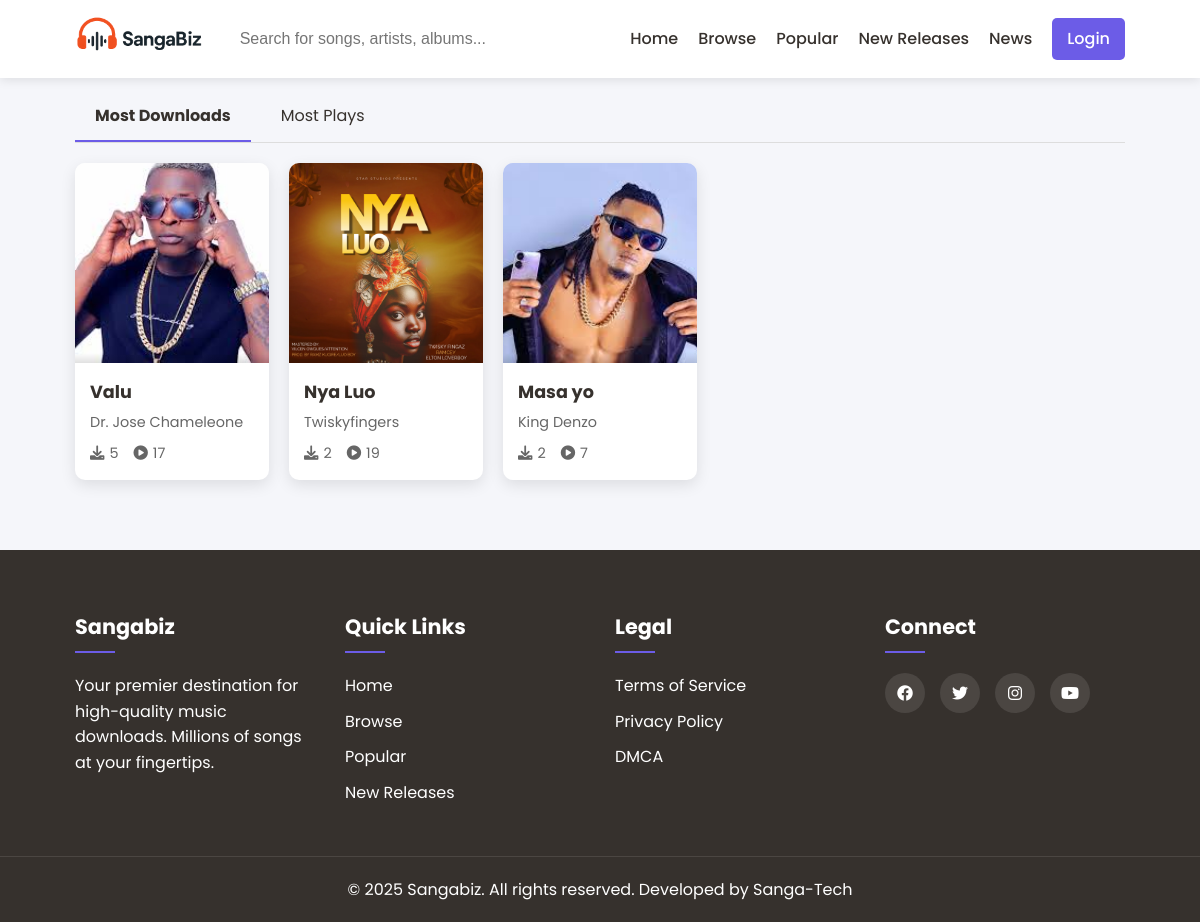
Page /popular/ on the committed database.
### music/models.py (models this page shows, shortened)
class Song(models.Model):
    QUALITY_CHOICES = [
        ('128', '128 kbps'),
        ('192', '192 kbps'),
        ('320', '320 kbps'),
        ('FLAC', 'Lossless FLAC'),
    ]
    title = models.CharField(max_length=200)
    artist = models.ForeignKey(
        Artist,
        on_delete=models.CASCADE,
        related_name='songs'
    )
    album = models.ForeignKey(
        Album,
        on_delete=models.CASCADE,
        related_name='songs'
    )
    slug = models.SlugField(max_length=200, blank=True)
    duration = models.PositiveIntegerField(
        help_text="Duration in seconds",
        validators=[MinValueValidator(1)]
    )
    genre = models.ForeignKey(
        Genre,
        on_delete=models.SET_NULL,
        null=True,
        blank=True,
        related_name='songs'
    )
    audio_file = models.FileField(
        upload_to=song_upload_path,
        validators=[FileExtensionValidator(['mp3', 'wav', 'flac'])]
    )
    audio_file_quality = models.CharField(
        max_length=10,
        choices=QUALITY_CHOICES,
        default='320'
    )
    lyrics = models.TextField(blank=True)
    copyright = models.TextField(blank=True)
    is_explicit = models.BooleanField(default=False)
    is_featured = models.BooleanField(default=False)
    download_count = models.PositiveIntegerField(default=0)
    play_count = models.PositiveIntegerField(default=0)
    created_at = models.DateTimeField(auto_now_add=True)
    updated_at = models.DateTimeField(auto_now=True)
    views = models.PositiveIntegerField(default=0)
    class Meta:
        ordering = ['title']
        unique_together = ('artist', 'album', 'slug')
        verbose_name = 'song'
        verbose_name_plural = 'songs'

class Album(models.Model):
    title = models.CharField(max_length=200)
    artist = models.ForeignKey(
        Artist,
        on_delete=models.CASCADE,
        related_name='albums'
    )
    slug = models.SlugField(max_length=200, blank=True)
    cover = models.ImageField(
        upload_to=album_cover_upload_path,
        help_text="Album cover art"
    )
    release_date = models.DateField()
    genres = models.ManyToManyField(Genre, related_name='albums')
    description = models.TextField(blank=True)
    created_at = models.DateTimeField(auto_now_add=True)
    updated_at = models.DateTimeField(auto_now=True)
    class Meta:
        ordering = ['-release_date']
        unique_together = ('artist', 'slug')
        verbose_name = 'album'
        verbose_name_plural = 'albums'

class Artist(models.Model):
    name = models.CharField(max_length=200)
    slug = models.SlugField(max_length=200, unique=True, blank=True)
    bio = models.TextField(blank=True)
    image = models.ImageField(
        upload_to=artist_image_upload_path,
        blank=True,
        null=True,
        help_text="Artist profile picture"
    )
    genres = models.ManyToManyField(Genre, related_name='artists')
    website = models.URLField(blank=True)
    facebook = models.URLField(blank=True)
    twitter = models.URLField(blank=True)
    instagram = models.URLField(blank=True)
    created_at = models.DateTimeField(auto_now_add=True)
    updated_at = models.DateTimeField(auto_now=True)
    class Meta:
        ordering = ['name']
        verbose_name = 'artist'
        verbose_name_plural = 'artists'

### music/views.py (the view)
# urls.py: path('popular/', views.popular, name='popular'),
def popular(request):
    sort_by = request.GET.get('sort', 'downloads')
    if sort_by == 'plays':
        songs = Song.objects.all().order_by(F('play_count').desc())
    else:
        songs = Song.objects.all().order_by(F('download_count').desc())
    paginator = Paginator(songs, 20)
    page_number = request.GET.get('page')
    page_obj = paginator.get_page(page_number)
    return render(request, 'music/popular.html', {
        'page_obj': page_obj,
        'sort': sort_by
    })

### music/context_processors.py (called while the page is built)
def genres(request):
    return {
        'all_genres': Genre.objects.all(),
    }

### music/templates/music/popular.html (shortened to what this page needs)
{% extends "base.html" %}
{% load static %}
{% load humanize %}
{% block content %}
<section class="popular-songs">
    <div class="container">
        <h2 class="section-title">Most Popular Songs</h2>
        <div class="popularity-tabs">
            <a href="?sort=downloads" class="tab {% if request.GET.sort != 'plays' %}active{% endif %}">Most Downloads</a>
            <a href="?sort=plays" class="tab {% if request.GET.sort == 'plays' %}active{% endif %}">Most Plays</a>
        </div>
        <div class="songs-grid">
            {% for song in page_obj %}
            <div class="song-card" data-song-id="{{ song.id }}">
                <div class="song-image">
                    <img src="{{ song.album.cover.url }}" alt="{{ song.title }}"
                         loading="lazy"
                         onerror="this.onerror=null;this.src='{% static 'images/default-cover.jpg' %}'">
                    <div class="song-actions">
                    </div>
                </div>
                <div class="song-info">
                    <h3><a href="{% url 'song_detail' song.artist.slug song.album.slug song.slug %}">
                        {{ song.title }}</a></h3>
                    <p><a href="{% url 'artist_detail' song.artist.slug %}">{{ song.artist.name }}</a></p>
                    <div class="song-stats">
                        <span class="stat" title="Downloads">
                            <i class="fas fa-download"></i> {{ song.download_count|intcomma }}
                        </span>
                        <span class="stat" title="Plays">
                            <i class="fas fa-play-circle"></i> {{ song.play_count|intcomma }}
                        </span>
                    </div>
                </div>
            </div>
            {% empty %}
            <div class="no-songs">
                <p>No popular songs found.</p>
            </div>
            {% endfor %}
        </div>
    </div>
</section>
{% endblock %}

### music/static/css/style.css (style rules this page uses)
:root { --primary-color: #6c5ce7; --secondary-color: #a29bfe; --dark-color: #36312d; --light-color: #f5f6fa; --success-color: #00b894; --danger-color: #d63031; --warning-color: #fdcb6e; --info-color: #0984e3; }
* { margin: 0; padding: 0; box-sizing: border-box; }
body { font-family: 'Poppins', sans-serif; background-color: var(--light-color); color: var(--dark-color); line-height: 1.6; }
.container { width: 90%; max-width: 1200px; margin: 0 auto; padding: 0 15px; }
a { text-decoration: none; color: inherit; }
.section-title { font-size: 2rem; margin-bottom: 2rem; position: relative; padding-bottom: 10px; }
.section-title::after { content: ''; position: absolute; bottom: 0; left: 0; width: 50px; height: 3px; background-color: var(--primary-color); }
.song-card { background-color: white; border-radius: 10px; overflow: hidden; box-shadow: 0 5px 15px rgba(0, 0, 0, 0.1); transition: transform 0.3s ease; }
.song-image { position: relative; overflow: hidden; }
.song-image img { width: 100%; height: 200px; object-fit: cover; display: block; }
.song-actions { position: absolute; bottom: -50px; left: 0; width: 100%; display: flex; justify-content: center; gap: 15px; padding: 10px 0; background: linear-gradient(transparent, rgba(0, 0, 0, 0.7)); transition: bottom 0.3s ease; }
.song-info { padding: 15px; }
.song-info h3 { font-size: 1.1rem; margin-bottom: 5px; }
.song-info p { font-size: 0.9rem; color: #666; }
.popular-songs .song-card { margin-bottom: 30px; }
.song-info { flex: 1; }
.song-actions { display: flex; gap: 15px; margin-top: 30px; }
.songs-grid { display: grid; grid-template-columns: repeat(auto-fill, minmax(180px, 1fr)); gap: 20px; margin-bottom: 40px; }
.popularity-tabs { display: flex; margin-bottom: 20px; border-bottom: 1px solid #ddd; }
.popularity-tabs .tab { padding: 10px 20px; margin-right: 10px; cursor: pointer; border-bottom: 3px solid transparent; }
.popularity-tabs .tab.active { border-bottom-color: var(--primary-orange); font-weight: 500; }
.song-stats { display: flex; gap: 15px; margin-top: 8px; font-size: 0.9rem; color: #666; }
.song-stats .stat { display: flex; align-items: center; gap: 5px; }
.song-stats span { display: flex; align-items: center; gap: 5px; }
.popularity-tabs .tab.active { font-weight: bold; border-bottom: 2px solid var(--primary-color); }

### rows in the picture
Song: album.cover (picture), title "Valu", artist.name "Dr. Jose Chameleone", download_count "5", play_count "17"
Song: album.cover (picture), title "Nya Luo", artist.name "Twiskyfingers", download_count "2", play_count "19"
Song: album.cover (picture), title "Masa yo", artist.name "King Denzo", download_count "2", play_count "7"
